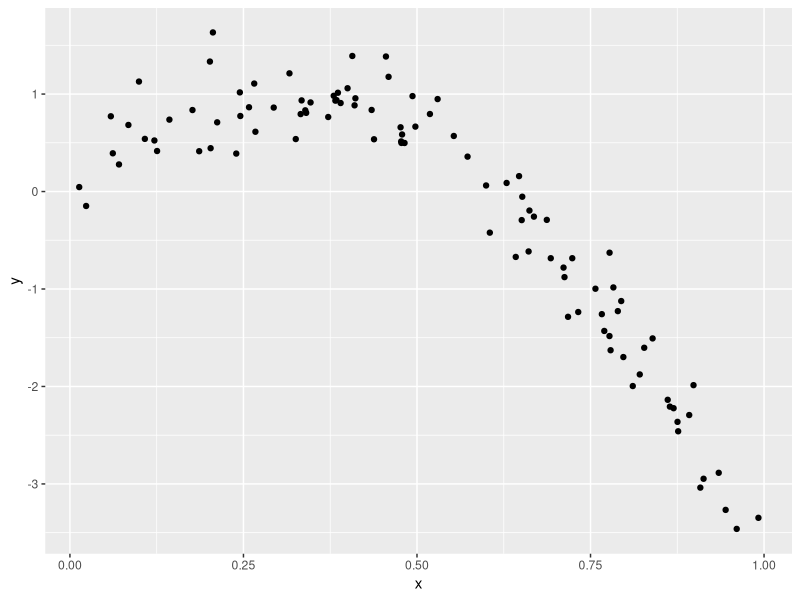
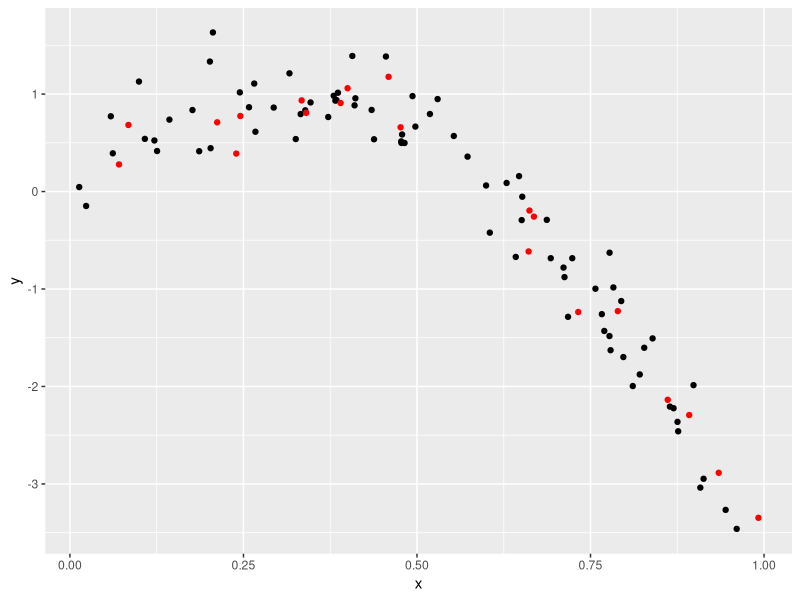
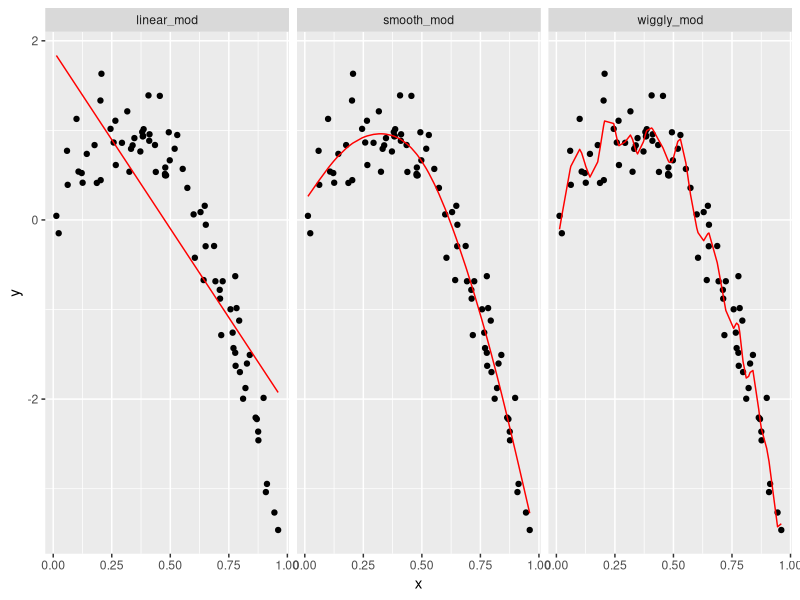

Write the R code that produced these figures, in order.
## ---- chunk 1
library(tidyverse)
library(modelr)
library(mgcv)
## ---- chunk 2
set.seed(1)

nonlin_df = 
  tibble(
    id = 1:100,
    x = runif(100, 0, 1),
    y = 1 - 10 * (x - .3) ^ 2 + rnorm(100, 0, .3)
  )

nonlin_df %>% 
  ggplot(aes(x = x, y = y)) + 
  geom_point()
## ---- chunk 3
#common training-learning sample size: 80-20
train_df = sample_n(nonlin_df, 80)
#find data points in the nonlin_df that are not in train_df
test_df = anti_join(nonlin_df, train_df, by = "id")

ggplot(train_df, aes(x = x, y = y)) + 
  geom_point() + 
  geom_point(data = test_df, color = "red")
## ---- chunk 4
linear_mod = lm(y ~ x, data = train_df)
#y is a smooth function of x
smooth_mod = mgcv::gam(y ~ s(x), data = train_df)
wiggly_mod = mgcv::gam(y ~ s(x, k = 30), sp = 10e-6, data = train_df)
## ---- chunk 5
train_df %>% 
  gather_predictions(linear_mod, smooth_mod, wiggly_mod) %>% 
  mutate(model = fct_inorder(model)) %>% 
  ggplot(aes(x = x, y = y)) + 
  geom_point() + 
  geom_line(aes(y = pred), color = "red") + 
  facet_wrap(~model)
## ---- chunk 6
rmse(linear_mod, test_df)
rmse(smooth_mod, test_df)
rmse(wiggly_mod, test_df)
